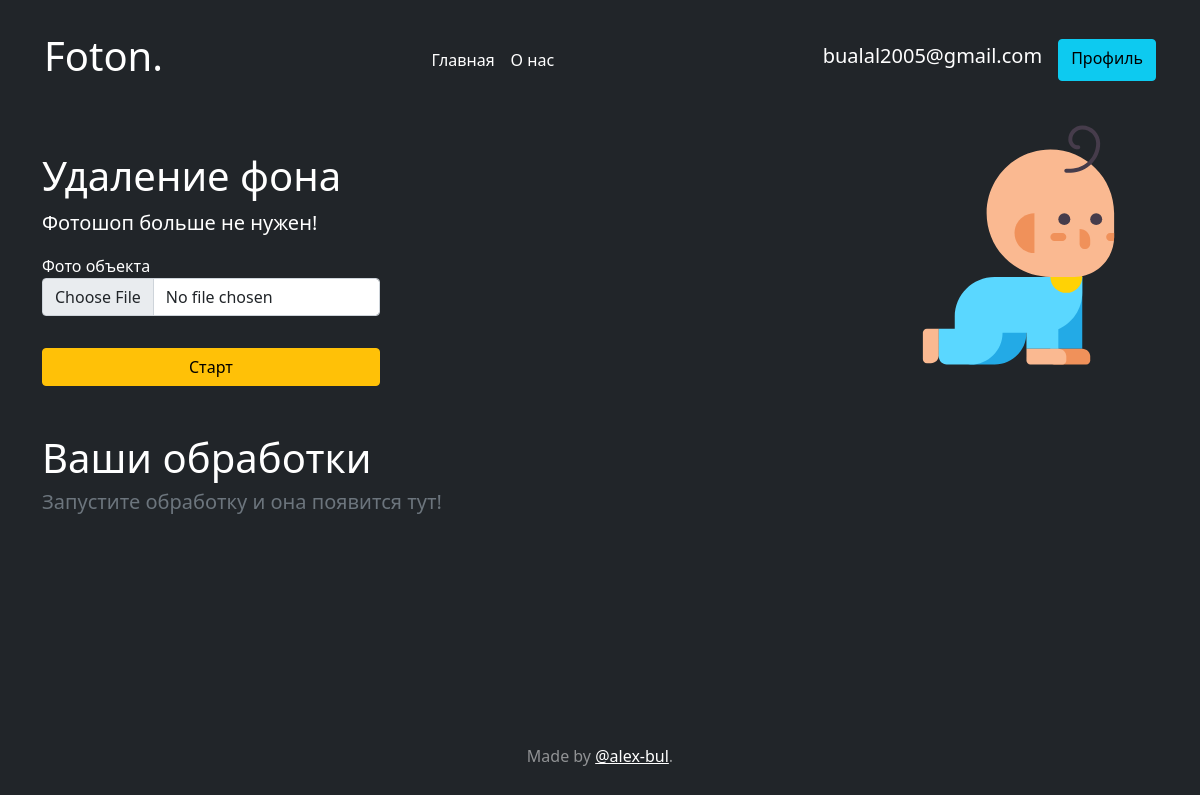
/catalog/2 (signed in), run on the app's committed database.
### data/user.py (models this page shows, shortened)
class User(SqlAlchemyBase, UserMixin, SerializerMixin):
    __tablename__ = 'users'
    id = sqlalchemy.Column(sqlalchemy.Integer, primary_key=True, autoincrement=True)
    email = sqlalchemy.Column(sqlalchemy.String, unique=True, nullable=True)
    is_admin = sqlalchemy.Column(sqlalchemy.Boolean, default=False)
    hashed_password = sqlalchemy.Column(sqlalchemy.String, nullable=True)
    processes = orm.relation("Process", back_populates='customer')
    pages = orm.relation("CatalogPage", back_populates='owner')

### data/catalog_page.py (models this page shows)
class CatalogPage(SqlAlchemyBase, UserMixin, SerializerMixin):
    __tablename__ = 'catalog_pages'
    id = sqlalchemy.Column(sqlalchemy.Integer, primary_key=True, autoincrement=True,)
    owner_id = sqlalchemy.Column(sqlalchemy.Integer, sqlalchemy.ForeignKey('users.id'))
    title = sqlalchemy.Column(sqlalchemy.String)
    description = sqlalchemy.Column(sqlalchemy.String)
    icon = sqlalchemy.Column(sqlalchemy.String, default='')
    request_photo_type = sqlalchemy.Column(sqlalchemy.String)
    form_value = sqlalchemy.Column(sqlalchemy.String)
    request_data = sqlalchemy.Column(sqlalchemy.String)
    result_key = sqlalchemy.Column(sqlalchemy.String)
    url = sqlalchemy.Column(sqlalchemy.String)
    is_delete = sqlalchemy.Column(sqlalchemy.Boolean, default=False)
    owner = orm.relation('User')

### main.py (the view, shortened to what this page needs)
@app.route('/catalog/<int:index>', methods=["POST", "GET"])
@login_required
def catalog_routes(index):
    catalog = get_catalog()
    user_processes = list(filter(lambda x: x.catalog_id == index, current_user.processes))[::-1]
    form_class = get_catalog_form(catalog[index]['form_value'])
    form = form_class()
    return render_template('catalog_page.html', data=catalog[index], form=form, processes=user_processes)

### data/catalog_form.py
    class CatalogForm(FlaskForm):
        submit = SubmitField('Старт')

### data/catalog_form.py (called while the page is built)
def get_catalog_form(form_value):
    class CatalogForm(FlaskForm):
        submit = SubmitField('Старт')
    for i, value in enumerate(form_value):
        setattr(CatalogForm, f'file{i}', FileField(value, validators=[
            FileRequired(),
            FileAllowed(['jpg', 'png'], 'Images only!')
        ]))
    return CatalogForm

### data/db_session.py (called while the page is built)
@event.listens_for(Engine, "connect")
def set_sqlite_pragma(dbapi_connection, connection_record):
    cursor = dbapi_connection.cursor()
    cursor.execute("PRAGMA journal_mode=WAL")
    cursor.close()

def create_session() -> Session:
    global __factory
    return __factory()

### generate_catalog.py (called while the page is built)
def get_catalog(only_existing=False):
    result = [] + catalog
    if DEVELOPMENT:
        db_sess = db_session.create_session()
        catalog_pages = db_sess.query(CatalogPage).filter(CatalogPage.is_delete == 0).all()
        for page in catalog_pages:
            data = page.__dict__
            for i in list(filter(lambda x: x.startswith('_'), data.keys())):
                data.pop(i, None)
            data['form_value'] = literal_eval(data['form_value'])
            data['request_data'] = json.loads(data['request_data'])
            result.append(data)
    return result

### main.py (called while the page is built)
@login_manager.user_loader
def load_user(user_id):
    db_sess = db_session.create_session()
    return db_sess.query(User).get(user_id)

### templates/catalog_page.html (shortened to what this page needs)
{% extends "default.html" %}
{% block content %}
<div class="container">
    <div class="d-flex">
        <div>
            {% autoescape false %}
            <h1 class="mt-5">{{data['title']}}</h1>
            <p class="lead">{{data['description']}}</p>
            {% endautoescape %}
            <form action="" method="post" novalidate enctype="multipart/form-data"
                  class="flex-column d-flex">
                {% for field in form if field.name not in 'csrf_token submit' %}
                <div class="col-xs-4">
                    <label>{{ field.label() }}</label> <br/>
                    {{ field(class="form-control mb-4") }}
                </div>
                {% endfor %}
                {{ form.submit(type="submit", class="btn btn-warning") }}
            </form>
        </div>
        <img class="container w-25 me-0" src="{{ url_for('static', filename=data['icon'])}}">
    </div>
    {% include "processing_log.html"  %}
</div>
{% endblock %}

### templates/default.html (shortened to what this page needs)
<!DOCTYPE html>
<html lang="ru" class="h-100">
<head>
    <link href="https://cdn.jsdelivr.net/npm/bootstrap@5.0.0-beta3/dist/css/bootstrap.min.css" rel="stylesheet"
>
</head>
<body class="d-flex h-100 text-white bg-dark">
<div class="cover-container d-flex w-100 h-100 p-3 mx-auto flex-column">
    <header class="p-3 bg-dark text-white">
        <div class="container">
            <div class="d-flex flex-wrap align-items-center justify-content-center justify-content-lg-start">
                <a href="/" class="d-flex align-items-center mb-2 mb-lg-0 text-white text-decoration-none me-lg-auto">
                    <h1>Foton.</h1>
                </a>
                <ul class="nav col-12 col-lg-auto me-lg-auto mb-2 justify-content-center mb-md-0">
                    <li><a href="/"
                           class="nav-link px-2 {{'text-secondary' if page == 1 else 'text-white'}}">Главная</a>
                    </li>
                    <li><a href="/about" class="nav-link px-2 {{'text-secondary' if page == 2 else 'text-white'}}">О
                        нас</a></li>
                </ul>
                {% if current_user.is_authenticated %}
                <div class="d-flex">
                    <h5 class="navbar-brand">{{ current_user.email }}</h5>
                    <a href="/profile" class="btn btn-info">Профиль</a>
                </div>
                {% else %}
                <div class="text-end">
                    <a href="/login" class="btn btn-outline-light me-2">Войти</a>
                    <a href="/register" class="btn btn-warning">Регистрация</a>
                </div>
                {% endif %}
            </div>
        </div>
    </header>
    <main>
        {% block content %}{% endblock %}
    </main>
    <footer class="mt-auto text-white-50 text-center">
        <p>Made by <a href="https://github.com/alex-bul" class="text-white">@alex-bul</a>.</p>
    </footer>
</div>
</body>
</html>

### data on the page
User: email "bualal2005@gmail.com"
CatalogPage: title "Удаление фона", description "Фотошоп больше не нужен!", icon (picture)

### other printed values
{{ field.label() }} "Фото объекта"
